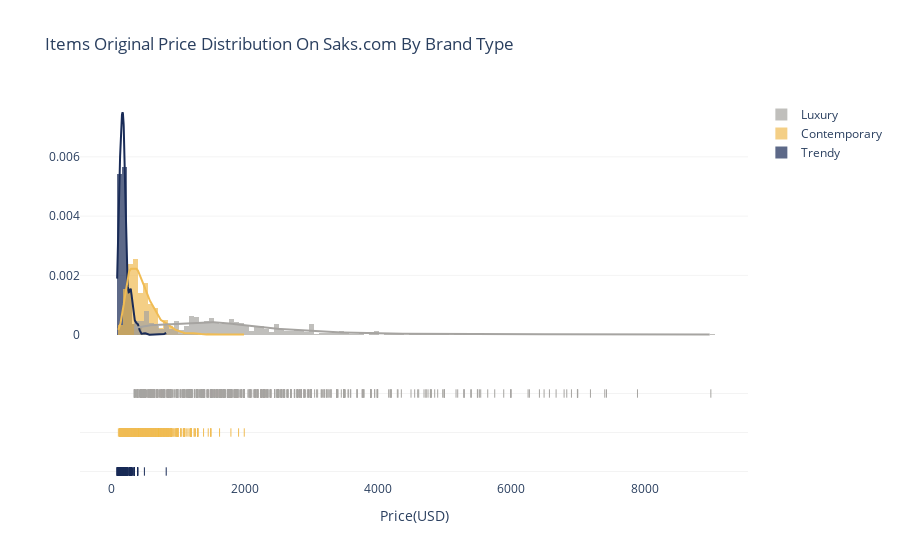

Write notebook code for a chart like this one.
### Code cell
import plotly.figure_factory as ff

contemporary = saks_full.loc[saks_full['brand_positioning']=='Contemporary']['original_price']
trendy = saks_full.loc[saks_full['brand_positioning']=='Trendy']['original_price']
luxury = saks_full.loc[saks_full['brand_positioning']=='Luxury']['original_price']

hist_data = [trendy, contemporary, luxury]
group_labels = ['Trendy', 'Contemporary', 'Luxury']
colors = ['rgb(25, 43, 87)', 'rgb(240, 188, 84)', 'rgb(166, 164, 161)']

fig = ff.create_distplot(hist_data, group_labels, bin_size=75, colors= colors)
fig.update_layout(title_text='Items Original Price Distribution On Saks.com By Brand Type',plot_bgcolor='rgb(256, 256, 256)')
fig.update_xaxes(title_text = "Price(USD)")
fig.update_yaxes(showgrid=True, gridwidth=0.5, gridcolor='rgb(230, 230, 230)')

fig.show()

### Figure 1 — Plotly figure (JSON) as saved in the notebook; plotly's stock layout.template omitted (floating-point values rounded to 4 significant figures; data arrays with more than 128 entries replaced by an {"elided": "..."} marker saying what was removed)
{"data": [{"autobinx": false, "histnorm": "probability density", "legendgroup": "Trendy", "marker": {"color": "rgb(25, 43, 87)"}, "name": "Trendy", "opacity": 0.7, "type": "histogram", "x": {"elided": "300 float values"}, "xaxis": "x", "xbins": {"end": 825, "size": 75, "start": 89.5}, "yaxis": "y"}, {"autobinx": false, "histnorm": "probability density", "legendgroup": "Contemporary", "marker": {"color": "rgb(240, 188, 84)"}, "name": "Contemporary", "opacity": 0.7, "type": "histogram", "x": {"elided": "2585 int values"}, "xaxis": "x", "xbins": {"end": 1995, "size": 75, "start": 108}, "yaxis": "y"}, {"autobinx": false, "histnorm": "probability density", "legendgroup": "Luxury", "marker": {"color": "rgb(166, 164, 161)"}, "name": "Luxury", "opacity": 0.7, "type": "histogram", "x": {"elided": "1104 int values"}, "xaxis": "x", "xbins": {"end": 8990, "size": 75, "start": 345}, "yaxis": "y"}, {"legendgroup": "Trendy", "marker": {"color": "rgb(25, 43, 87)"}, "mode": "lines", "name": "Trendy", "showlegend": false, "type": "scatter", "x": {"elided": "500 float values"}, "xaxis": "x", "y": {"elided": "500 float values"}, "yaxis": "y"}, {"legendgroup": "Contemporary", "marker": {"color": "rgb(240, 188, 84)"}, "mode": "lines", "name": "Contemporary", "showlegend": false, "type": "scatter", "x": {"elided": "500 float values"}, "xaxis": "x", "y": {"elided": "500 float values"}, "yaxis": "y"}, {"legendgroup": "Luxury", "marker": {"color": "rgb(166, 164, 161)"}, "mode": "lines", "name": "Luxury", "showlegend": false, "type": "scatter", "x": {"elided": "500 float values"}, "xaxis": "x", "y": {"elided": "500 float values"}, "yaxis": "y"}, {"legendgroup": "Trendy", "marker": {"color": "rgb(25, 43, 87)", "symbol": "line-ns-open"}, "mode": "markers", "name": "Trendy", "showlegend": false, "type": "scatter", "x": {"elided": "300 float values"}, "xaxis": "x", "y": {"elided": "300 str values"}, "yaxis": "y2"}, {"legendgroup": "Contemporary", "marker": {"color": "rgb(240, 188, 84)", "symbol": "line-ns-open"}, "mode": "markers", "name": "Contemporary", "showlegend": false, "type": "scatter", "x": {"elided": "2585 int values"}, "xaxis": "x", "y": {"elided": "2585 str values"}, "yaxis": "y2"}, {"legendgroup": "Luxury", "marker": {"color": "rgb(166, 164, 161)", "symbol": "line-ns-open"}, "mode": "markers", "name": "Luxury", "showlegend": false, "type": "scatter", "x": {"elided": "1104 int values"}, "xaxis": "x", "y": {"elided": "1104 str values"}, "yaxis": "y2"}], "layout": {"barmode": "overlay", "hovermode": "closest", "legend": {"traceorder": "reversed"}, "plot_bgcolor": "rgb(256, 256, 256)", "title": {"text": "Items Original Price Distribution On Saks.com By Brand Type"}, "xaxis": {"anchor": "y2", "domain": [0, 1], "title": {"text": "Price(USD)"}, "zeroline": false}, "yaxis": {"anchor": "free", "domain": [0.35, 1], "gridcolor": "rgb(230, 230, 230)", "gridwidth": 0.5, "position": 0, "showgrid": true}, "yaxis2": {"anchor": "x", "domain": [0, 0.25], "dtick": 1, "gridcolor": "rgb(230, 230, 230)", "gridwidth": 0.5, "showgrid": true, "showticklabels": false}}}
